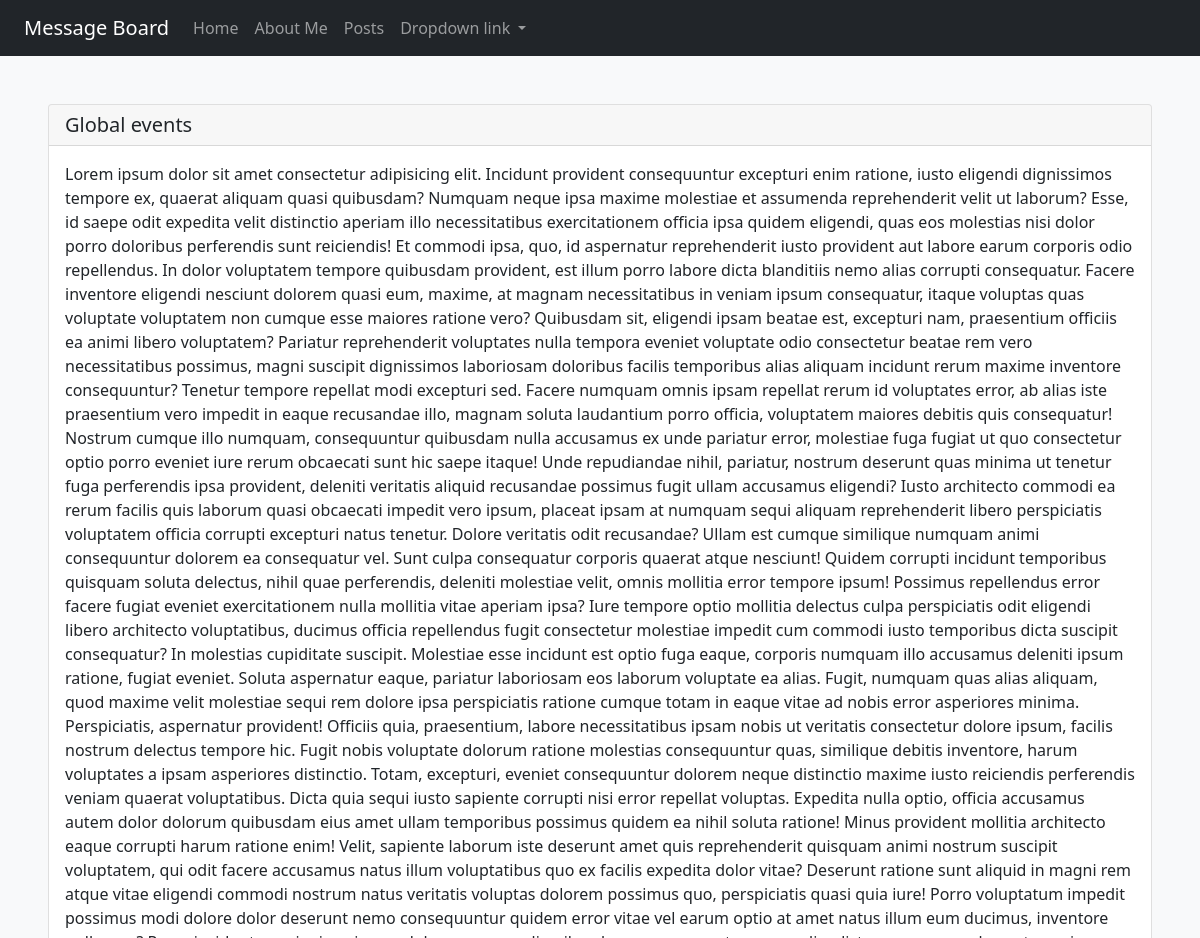
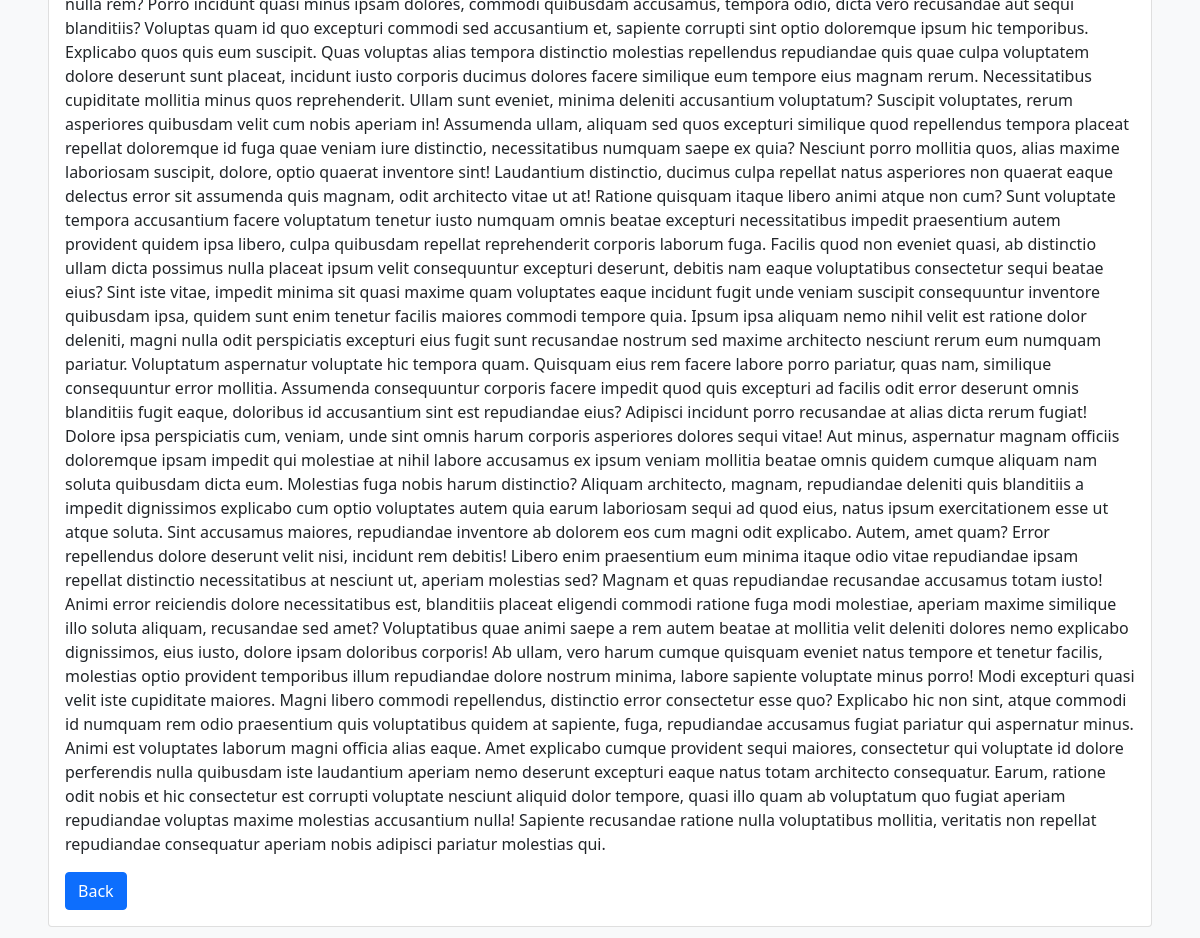
Page /posts/post/1 on the committed database (2 pictures, top to bottom).
### posts/models.py (models this page shows, shortened)
class Post(models.Model):
    title = models.CharField(max_length=256)
    body = models.TextField()

### posts/views.py (the view)
# urls.py: path('post/<pk>', SinglePostView.as_view(), name='post_detail'),
class SinglePostView(DetailView):
    template_name = 'single_post.html'
    model = Post
    context_object_name = 'post'

### templates/single_post.html (shortened to what this page needs)
{% extends 'base.html' %}
{% load static %}
{% block content %}
<div class="m-5">
    <div class="card">
        <h5 class="card-header">{{ post.title }}</h5>
        <div class="card-body">
          <p class="card-text">{{ post.body }}</p>
          <a href="{% url 'posts' %}" class="btn btn-primary">Back</a>
        </div>
      </div>
</div>
{% endblock %}

### rows in the picture
Post: title "Global events", body "Lorem ipsum dolor sit amet consectetur adipisicing elit. Incidunt provident consequuntur excepturi enim ratione, iusto eligendi dignissimos tempore ex, quaerat aliquam quasi quibusdam? Numquam neque ipsa maxime molestiae et assumenda reprehenderit velit ut laborum? Esse, id saepe odit expedita velit distinctio aperiam illo necessitatibus exercitationem officia ipsa quidem eligendi, quas eos molestias nisi dolor porro doloribus perferendis sunt reiciendis! Et commodi ipsa, quo, id aspernatur reprehenderit iusto provident aut labore earum corporis odio repellendus. In dolor voluptatem tempore quibusdam provident, est illum porro labore dicta blanditiis nemo alias corrupti consequatur. Facere…"
